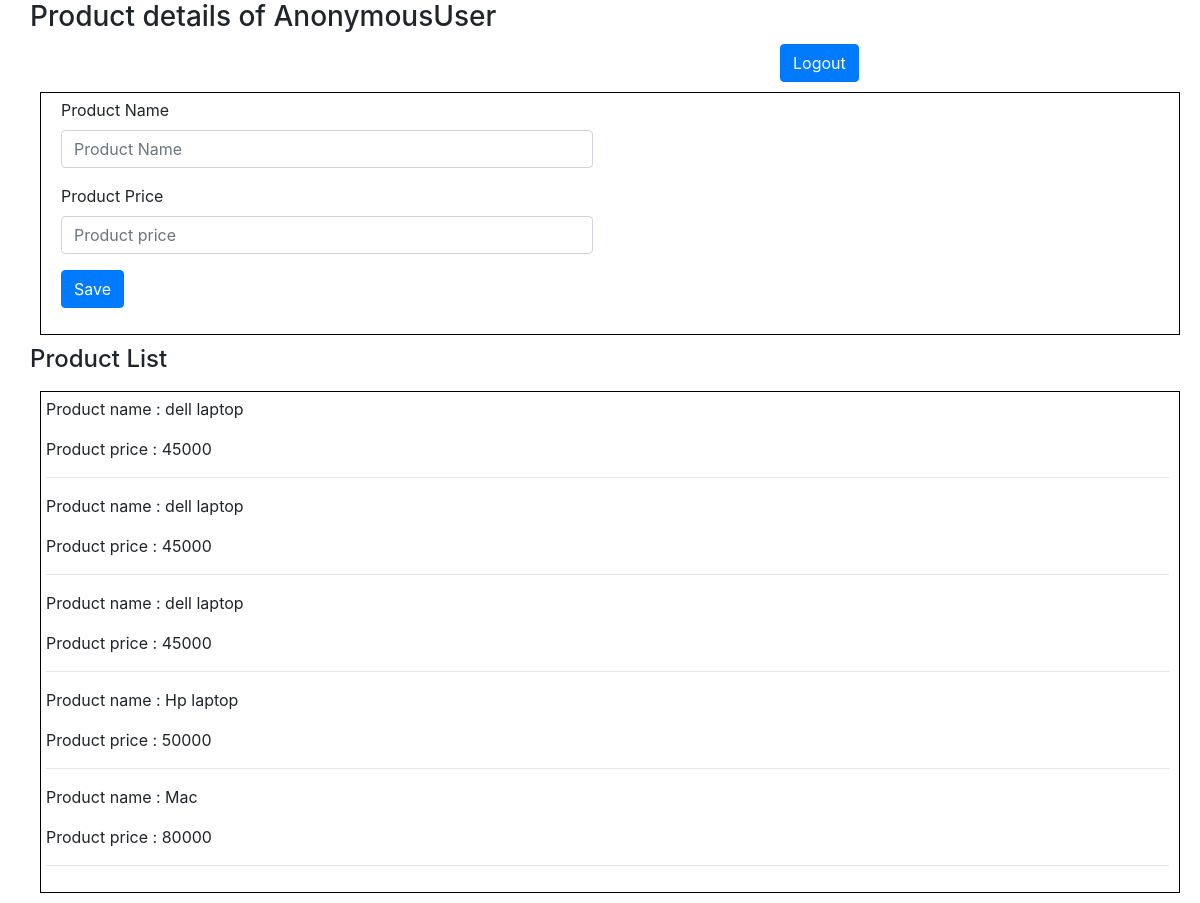
The app's page /user/products/ with its own data.
### myapp/models.py (models this page shows)
class Products(models.Model):
	product_name = models.CharField(max_length=100)
	product_price = models.CharField(max_length=100)

### myapp/views.py (the view)
# urls.py: path('products/', views.products, name="products"),
def products(request):
    if request.method == "POST" and request.POST:
        product_name = request.POST.get('product_name')
        product_price = request.POST.get('product_price')
        product_details = Products.objects.create(product_name=product_name, product_price=product_price)
    products = Products.objects.all()
    for product in products:
        print("Product Details :")
        print("Products name ",product.product_name)
        print("Products name ",product.product_price)
    context = {
            'products': products,
            'user' : request.user
    }
    return render(request, 'myapp/products.html', context)

### myapp/templates/myapp/products.html (shortened to what this page needs)
{% load static %}
<!DOCTYPE html>
<html lang="en">
  <head>
    <link rel="stylesheet" href="https://maxcdn.bootstrapcdn.com/bootstrap/4.5.2/css/bootstrap.min.css">
</head>
  <body>
    <div class="container">
    <div class="row">
      <h3>Product details of {{ user }}</h3>
      <button id = 'logout-btn' onclick="window.open(`{% url 'users-logout' %}`, '_self')" type="button" class="btn btn-primary">Logout</button>
      <div class="col-sm-12">
      <form method="POST">
        <div class="form-group col-sm-6">
            <label >Product Name</label>
            <input type="text" class="form-control" name="product_name" id="product_name" placeholder="Product Name" required>
          </div>
        <div class="form-group col-sm-6">
            <label>Product Price</label>
            <input type="text" name="product_price" class="form-control" id="product_price" placeholder="Product price" required>
          </div>
        <div class="form-group col-sm-4">
          <button type="submit" class="btn btn-primary">Save</button>
        </div>
      </form>
    </div>
    </div>
    <div class="row">
      <h4>Product List</h4>
      <div class="col-sm-12">
      <div>
        {% for product in products %}
            <p>Product name : {{ product.product_name }}</p>
            <p>Product price : {{ product.product_price }}</p><hr>
        {% endfor %}
      </div>
    </div>
  </div>
  </div>
  </body>
</html>

### myapp/templates/myapp/products.html (style rules this page uses)
.col-sm-12 { border: 1px solid #000; padding: 5px 10px 10px 5px; margin: 10px 10px 10px 10px; }
button#logout-btn { margin-left: 750px; margin-top: 2px; }

### records on screen
Products: product_name "dell laptop", product_price "45000"
Products: product_name "dell laptop", product_price "45000"
Products: product_name "dell laptop", product_price "45000"
Products: product_name "Hp laptop", product_price "50000"
Products: product_name "Mac", product_price "80000"

### other values on screen
{{ user }} "AnonymousUser"
